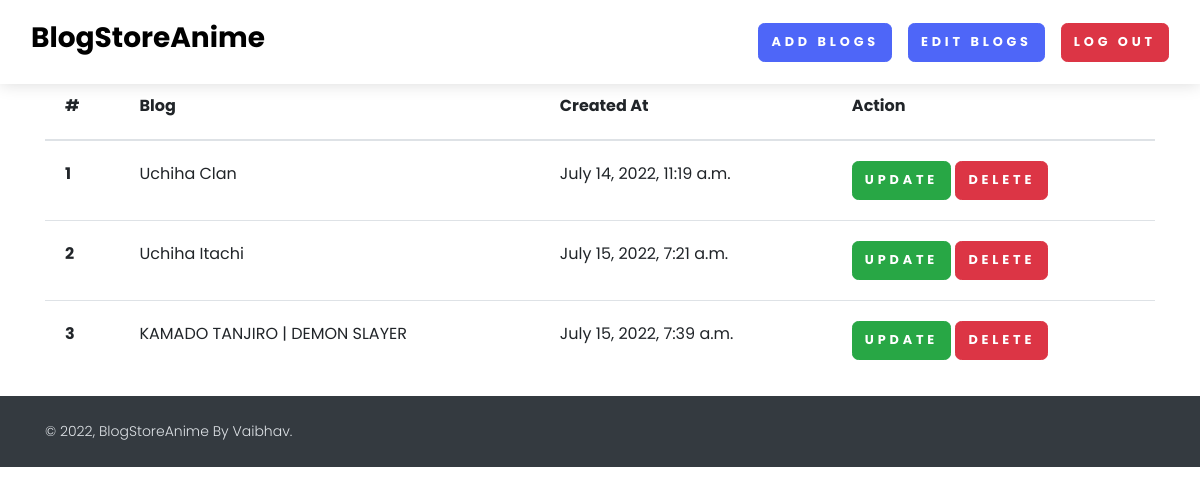
The app's page /editBlog (signed in) with its own data.
### blog_home/models.py (models this page shows, shortened)
class Blog_post(models.Model):
    title = models.CharField(max_length=300)
    content = FroalaField()
    slug = models.SlugField(max_length=200, null= True, blank=True)
    user = models.ForeignKey(User, null=True, blank=True,  on_delete=models.CASCADE)
    image = models.ImageField(upload_to = 'blog_uploads/')
    created_at = models.DateTimeField(auto_now_add=True) #auto_now_add only executes once, when the instance is created
    updated_at = models.DateTimeField(auto_now=True) #auto_now executes whenever the field is updated

### blog_home/views.py (the view)
# urls.py: path('editBlog', views.editBlog, name='editBlog'),
def editBlog(request):
    context = {}
    try:
        blog_obj2 = Blog_post.objects.filter(user = request.user)
        context['blog_obj2'] = blog_obj2
    except Exception as e:
        print(e)
    return render(request,'editBlog.html',context)

### blog_home/templates/editBlog.html (shortened to what this page needs)
{%extends 'basic.html'%}
{%block start%}
<section>
    <div class="container">
        <table class="table">
            <thead>
                <tr>
                    <th scope="col">#</th>
                    <th scope="col">Blog</th>
                    <th scope="col">Created At</th>
                    <th scope="col">Action</th>
                </tr>
            </thead>
            <tbody>
                <tr>
                    {% for blog in blog_obj2%}
                    <th scope="row">{{forloop.counter}}</th>
                    <td>{{blog.title}}</td>
                    <td>{{blog.created_at}}</td>
                    <td>
                        <a href="{% url 'blogUpdate' blog.slug%}" class="btn btn-success">UPDATE</a>
                        <a href="{% url 'blogDelete' blog.id%}" class="btn btn-danger">DELETE</a>
                    </td>
                </tr>
                {% endfor %}
            </tbody>
        </table>
    </div>
</section>
{% endblock %}

### records on screen
Blog_post: title "Uchiha Clan", created_at "July 14, 2022, 11:19 a.m."
Blog_post: title "Uchiha Itachi", created_at "July 15, 2022, 7:21 a.m."
Blog_post: title "KAMADO TANJIRO | DEMON SLAYER", created_at "July 15, 2022, 7:39 a.m."
